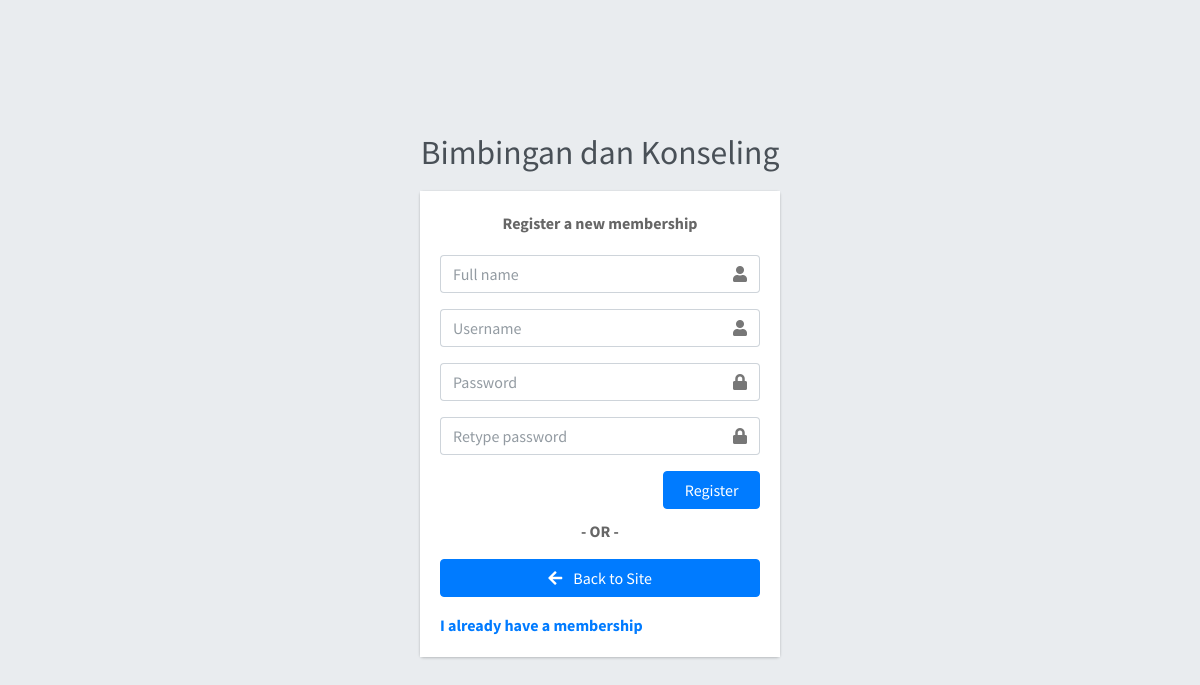
/auth/register, run on an earlier commit of the app's database.
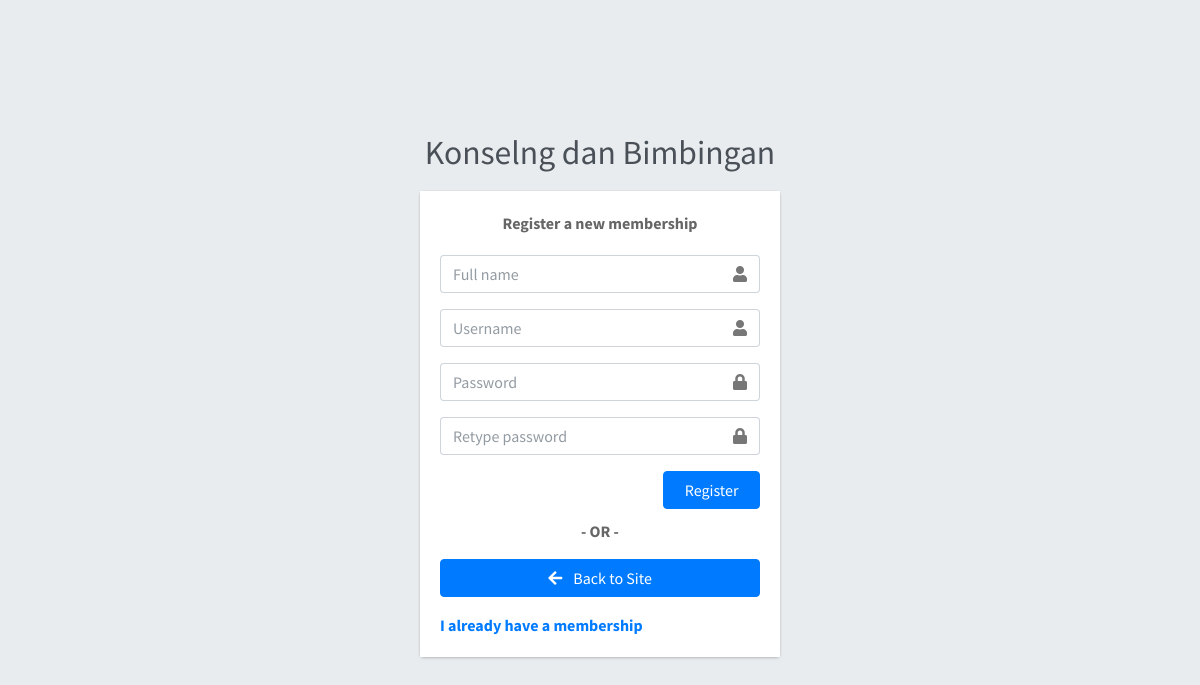
And on a later commit of the database.
### tables this page shows
CREATE TABLE `tbl_configuration` (
  `variable` varchar(255) NOT NULL,
  `value` text NOT NULL
);

### _app/core/Controller.php (called while the page is built, shortened)
<?php
class Controller
{
	public function View($view, $data = []){
		require_once '_app/views/'.$view.'.php';
	}
	public function Model($model){
		return new $model;
	}
}

### _app/controllers/Auth.php (called while the page is built, shortened)
<?php
class Auth extends Controller
{
	function __construct()
	{
		$request = $this->model('M_home')->load_configuration();
		foreach ($request as $key) {
			if("title"==$key['variable']){
				$this->title = $key['value'];
			};
		}
	}
	public function register()
	{
		$this->view('components/_auth_header');
		$this->view('auth/register');
		$this->view('components/_auth_footer');
	}
}

### _app/core/App.php (called while the page is built, shortened)
<?php
class App
{
	protected $method = 'index';
	protected $params = [];
	function __construct(){
		$url = $this->parseURL();
		if (isset($url[0])) {
			if (file_exists('_app/controllers/'.ucwords($url[0]).'.php')) {
				unset($url[0]);
			}
		}
		$this->controller = new $this->controller;
		if (isset($url[1])) {
			if (method_exists($this->controller, $url[1])) {
				$this->method = $url[1];
			}
		}
		call_user_func_array([$this->controller, $this->method], $this->params);
	}
	public function parseURL(){
		if(isset($_GET['url'])){
			$url = rtrim($_GET['url'],'/');
			$url = filter_var($url, FILTER_SANITIZE_URL);
			$url = explode('/', $url);
			return $url;
		}
	}
}

### index.php (called while the page is built, shortened)
<?php
	require_once '_app/init.php';
	new App;

### _app/init.php (called while the page is built, shortened)
<?php
	spl_autoload_register(function($class){
		$class = explode('\\', $class);
		$class = end($class);
	});

### _app/core/Database.php (called while the page is built, shortened)
<?php
class Database{
	private $host = DB_HOST;
	private $user = DB_USER;
	private $pass = DB_PASS;
	private $name = DB_NAME;
	private $dbh;
	public function __construct(){
		$dsn     = 'mysql:host='.$this->host.';dbname='.$this->name;
		$options = [
			PDO::ATTR_PERSISTENT =>true,
			PDO::ATTR_ERRMODE => PDO::ERRMODE_EXCEPTION
		];
		try {
			$this->dbh = new PDO($dsn, $this->user, $this->pass, $options);
		} catch (PDOException $e) {
			die($e->getMessage());
		}
	}
	public function query($query){
		$this->stmt = $this->dbh->prepare($query);
	}
}

### _app/models/M_home.php (called while the page is built, shortened)
<?php
class M_home{
	private $db;
	function __construct(){
		$this->db = new Database;
	}
	public function load_configuration(){
		$this->db->query('SELECT * FROM tbl_configuration');
		$this->db->execute();
		return $this->db->resultSet();
	}
}

### _app/views/auth/register.php (the view, shortened to what this page needs)
</head>
<body class="hold-transition register-page">
  <div class="register-box">
    <div class="register-logo">
      <a href="<?=BASEURL?>"><b><?=$this->title?></a>
      </div>
      <div class="card">
        <div class="card-body register-card-body">
          <p class="login-box-msg">Register a new membership</p>
          <form action="<?=BASEURL?>/auth/validation" method="post" id="register">
            <div class="input-group mb-3">
              <input type="text" class="form-control" name="fullname" placeholder="Full name">
              <div class="input-group-append">
                <div class="input-group-text">
                  <span class="fas fa-user"></span>
                </div>
              </div>
            </div>
            <div class="input-group mb-3">
              <input type="text" class="form-control" name="username" placeholder="Username">
              <div class="input-group-append">
                <div class="input-group-text">
                  <span class="fas fa-user"></span>
                </div>
              </div>
            </div>
            <div class="input-group mb-3">
              <input type="password" class="form-control" name="password" id="password" placeholder="Password">
              <div class="input-group-append">
                <div class="input-group-text">
                  <span class="fas fa-lock"></span>
                </div>
              </div>
            </div>
            <div class="input-group mb-3">
              <input type="password" class="form-control" name="re_password" id="re_password" placeholder="Retype password">
              <div class="input-group-append">
                <div class="input-group-text">
                  <span class="fas fa-lock"></span>
                </div>
              </div>
            </div>
            <div class="row">
              <div class="col-8">
              </div>
              <div class="col-4">
                <button type="submit" class="btn btn-primary btn-block">Register</button>
              </div>
            </div>
          </form>
          <div class="social-auth-links text-center mb-3">
            <p>- OR -</p>
            <a href="<?=BASEURL?>" class="btn btn-block btn-primary">
              <i class="fa fa-arrow-left mr-2"></i> Back to Site
            </a>
          </div>
          <p class="mb-0">
            <a href="<?=BASEURL?>" class="text-center">I already have a membership</a>
          </p>
        </div>
      </div>
    </div>

### _app/views/components/_auth_header.php (shortened to what this page needs)
<!DOCTYPE html>
<html lang="en">
<head>
  <link rel="stylesheet" href="<?=BASEURL?>/_assets/plugins/fontawesome-free/css/all.min.css">
  <link rel="stylesheet" href="<?=BASEURL?>/_assets/plugins/icheck-bootstrap/icheck-bootstrap.min.css">
  <link rel="stylesheet" href="<?=BASEURL?>/_assets/plugins/sweetalert2-theme-bootstrap-4/bootstrap-4.min.css">
  <link rel="stylesheet" href="<?=BASEURL?>/_assets/plugins/toastr/toastr.min.css">
  <link rel="stylesheet" href="<?=BASEURL?>/_assets/dist/css/adminlte.min.css">

### _app/views/components/_auth_footer.php (shortened to what this page needs)
</body>
</html>

What changed in the data, as far as the page shows it:
changed tbl_configuration: value "Bimbingan dan Konseling" → "Konselng dan Bimbingan"
